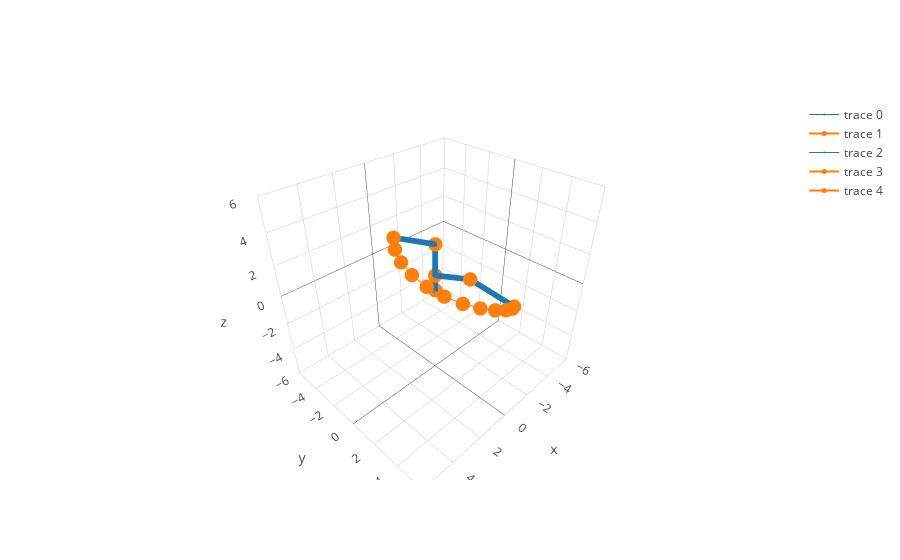

This figure's notebook cell:
### Code cell
thetafinal = [2*pi/3,pi/2,-pi/6]
thetainit = [0,0,pi/3]

trajectorymat = trajectory.calctrac(robot1,thetainit,thetafinal,10) 
m = graphics.tracplot(robot1, trajectorymat,1)
m.show()
print(robot1.coordmat)

### Figure 1 — Plotly figure (JSON) as saved in the notebook; plotly's stock layout.template omitted (floating-point values rounded to 4 significant figures; data arrays with more than 128 entries replaced by an {"elided": "..."} marker saying what was removed)
{"data": [{"line": {"color": "#1f77b4", "width": 1}, "marker": {"size": 2}, "type": "scatter3d", "uid": "54b88a0d-ae84-40bc-8085-ace5daffe21f", "x": {"elided": "150 float values"}, "y": {"elided": "150 int values"}, "z": {"elided": "150 float values"}}, {"line": {"color": "#ff7f0e", "width": 2}, "marker": {"size": 5}, "type": "scatter3d", "uid": "c017a1c8-ce91-48d6-8f76-d3cd1eea6586", "x": [0, 0, 0, 2.598], "y": [0, 0, 0, 0], "z": [0, 1, 3, 4.5]}, {"line": {"color": "#1f77b4", "width": 1}, "marker": {"size": 2}, "type": "scatter3d", "uid": "1257e519-7798-43be-8dc2-c1e4d02586b4", "x": {"elided": "150 float values"}, "y": {"elided": "150 float values"}, "z": {"elided": "150 float values"}}, {"line": {"color": "#ff7f0e", "width": 2}, "marker": {"size": 5}, "type": "scatter3d", "uid": "6994a807-aedc-4c89-88a0-493bd2e88e6d", "x": [0, 0, -1.0, -2.299], "y": [0, 0, 1.732, 3.982], "z": [0, 1, 1.0, -0.5]}, {"line": {"color": "#ff7f0e", "width": 2}, "marker": {"size": 5}, "type": "scatter3d", "uid": "3b03c91b-47eb-4324-8274-ec4eb1a5e913", "x": [2.598, 2.959, 3.155, 3.152, 2.932, 2.498, 1.873, 1.097, 0.2253, -0.6766, -1.54, -2.299], "y": [0, 0.5703, 1.263, 2.025, 2.795, 3.508, 4.101, 4.521, 4.729, 4.706, 4.45, 3.982], "z": [4.5, 4.226, 3.9, 3.527, 3.109, 2.654, 2.167, 1.654, 1.124, 0.5823, 0.03838, -0.5]}], "layout": {"scene": {"xaxis": {"range": [-6, 6]}, "yaxis": {"range": [-6, 6]}, "zaxis": {"range": [-6, 6]}}}}
